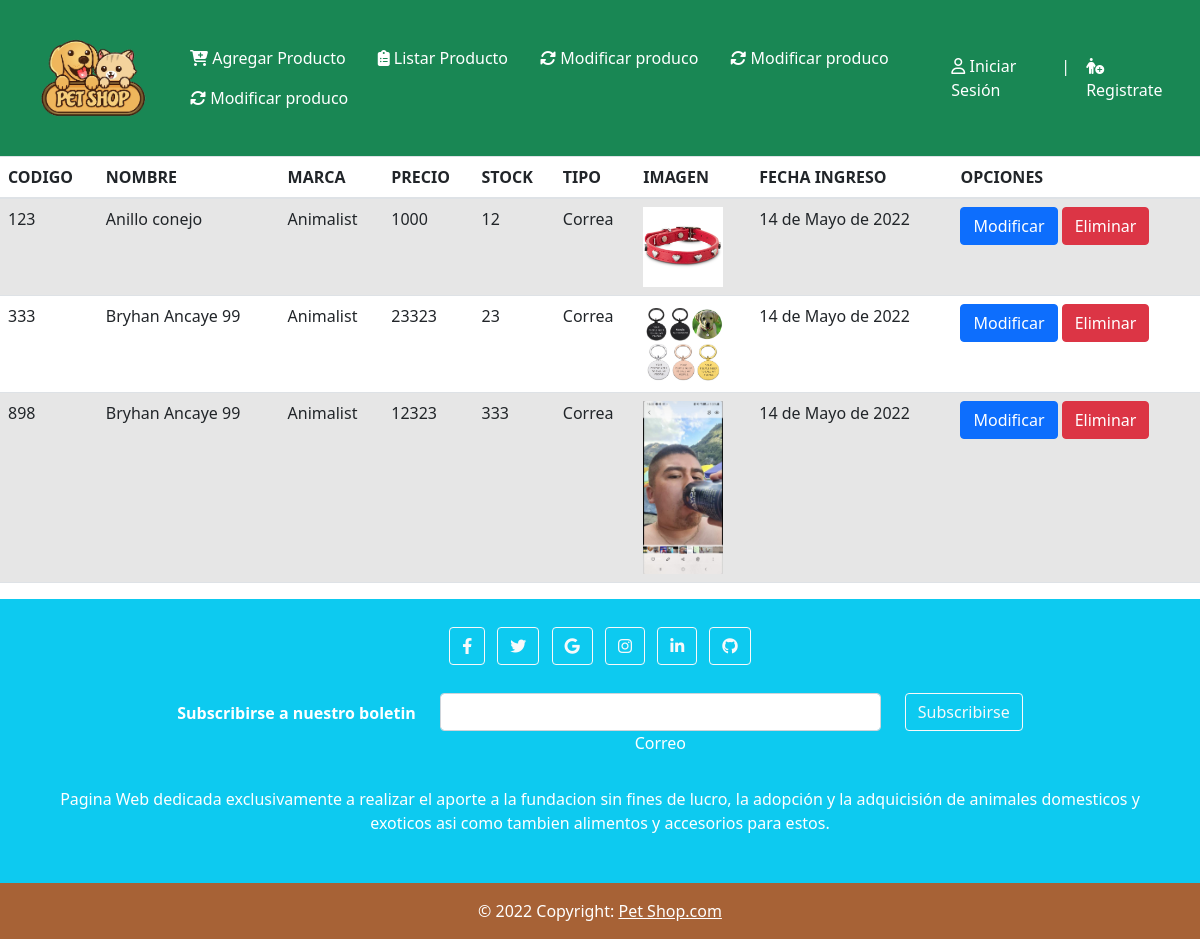
Before: /listar_productos/ with the older database file.
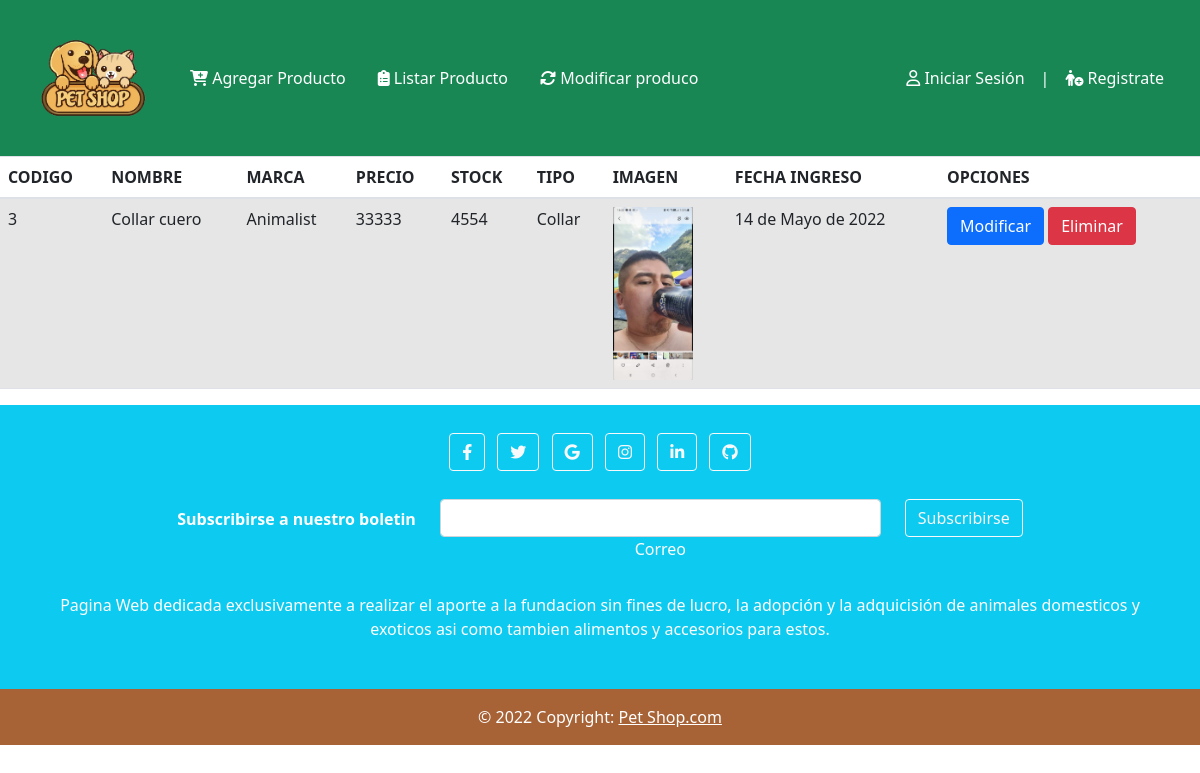
After: the same page with the newer database file.
### app/models.py (models this page shows, shortened)
class Producto(models.Model):
    codigo = models.IntegerField(null=False,primary_key=True)
    nombre = models.CharField(max_length=20)
    marca = models.CharField(max_length=20)
    precio = models.IntegerField()
    stock = models.IntegerField()
    tipo = models.ForeignKey(TipoProducto,on_delete=models.CASCADE)
    imagen = models.ImageField(upload_to="productos", null=True)
    created_at = models.DateField(auto_now_add=True)
    updated_at = models.DateField(auto_now=True)
    class Meta:
        db_table = 'db_producto'

class TipoProducto(models.Model):
    tipo = models.CharField(max_length=20)
    def __str__(self):
        return self.tipo
    class Meta:
        db_table = 'db_tipo_producto'

### app/views.py (the view)
# urls.py: path('listar_productos/', listar_productos ,name="listar_productos"),
def listar_productos(request):
    productosAll = Producto.objects.all()
    datos = {
        'listaProductos': productosAll
    }
    return render(request,'app/productos/listar_productos.html',datos)

### app/templates/app/productos/listar_productos.html
{% extends 'app/modeloproducto.html' %}
{% load static %}
{% block contenido %}
<table class="table table-striped table-condensed">
    <thead>
        <tr>
            <th>CODIGO</th>
            <th>NOMBRE</th>
            <th>MARCA</th>
            <th>PRECIO</th>
            <th>STOCK</th>
            <th>TIPO</th>
            <th>IMAGEN</th>
            <th>FECHA INGRESO</th>
            <th>OPCIONES</th>
        </tr>
    </thead>
        <TBody>
            {% for aux in listaProductos %}
            <tr>
                <td>{{ aux.codigo }}</td>
                <td>{{ aux.nombre }}</td>
                <td>{{ aux.marca }}</td>
                <td>{{ aux.precio }}</td>
                <td>{{ aux.stock }}</td>
                <td>{{ aux.tipo }}</td>
                <td>
                    {% if aux.imagen %}
                    <img src="{{ aux.imagen.url }}" alt="" width="80">
                    {% endif %}
                </td>
                <td>{{ aux.created_at }}</td>
                <td>
                    <a href="{% url 'modificar_producto' aux.codigo%}" class="btn btn-primary">Modificar</a>
                    <a onclick="confirmDelete ({{ aux.codigo }})" class="btn btn-danger">Eliminar</a>
                </td>
            </tr>
            {% endfor %}
        </tbody>
</table>
{% endblock %}

### app/templates/app/modeloproducto.html (shortened to what this page needs)
<!DOCTYPE html>
<html lang="en">
{%load static%}
<head>
    <link rel="stylesheet" href="{%static 'app/css/style.css' %} ">
    <link rel="stylesheet" href="https://cdnjs.cloudflare.com/ajax/libs/font-awesome/6.1.1/css/all.min.css">
    <link rel="stylesheet" href="https://cdn.jsdelivr.net/npm/bootstrap@4.6.1/dist/css/bootstrap.min.css">
    <link href="https://cdn.jsdelivr.net/npm/bootstrap@5.1.3/dist/css/bootstrap.min.css" rel="stylesheet">
    <link rel="stylesheet" href="https://cdnjs.cloudflare.com/ajax/libs/limonte-sweetalert2/11.4.8/sweetalert2.css"
 />
</head>
<body>
    <nav class="navbar navbar-expand-sm bg-success navbar-dark">
        <div class="container-fluid">
            <a class="navbar-brand" href="{% url 'index' %}"><img src="{%static 'app/img/lindo-logo-tienda-mascotas-gato-perro_454510-56.fw.png' %}"
                    width="130" alt=""></a>
            <ul class="nav">
                <li class="nav-item">
                    <a class="nav-link text-white" href="{% url 'agregar_producto' %}"><i class="fa-solid fa-cart-plus"></i> Agregar Producto</a>
                </li>
                <li class="nav-item">
                    <a class="nav-link text-white" href="{% url 'listar_productos' %}"><i class="fa-solid fa-clipboard-list"></i> Listar Producto</a>
                </li>
                {% for aux in listaProductos %}
                <li class="nav-item">
                    <a class="nav-link text-white" href="{% url 'modificar_producto' aux.codigo %}"><i class="fa-solid fa-rotate"></i> Modificar produco</a>
                </li>
                {% endfor %}
            </ul>
            <div class="collapse navbar-collapse justify-content-end" id="collapsibleNavbar">
                <ul class="navbar-nav">
                    <li class="nav-item">
                        <a class="nav-link text-white" data-toggle="modal" data-target="#modalLogin2" href="#"><i
                                class="fa-regular fa-user"></i> Iniciar Sesión</a>
                    </li>
                    <li class="nav-item">
                        <a class="nav-link text-white" href="#">|</a>
                    </li>
                    <li class="nav-item">
                        <a class="nav-link text-white " data-toggle="modal" data-target="#modalLogin" href="#"><i
                                class="fa-solid fa-person-circle-plus"></i> Registrate</a>
                    </li>
                </ul>
            </div>
        </div>
    </nav>
    {% block contenido %}{% endblock %}
    <footer class="bg-info text-center text-white">
        <div class="container p-4">
            <section class="mb-4">
                <a class="btn btn-outline-light btn-floating m-1" href="https://www.facebook.com/petshop.cl"
                    role="button"><i class="fab fa-facebook-f"></i></a>
                <a class="btn btn-outline-light btn-floating m-1" href="#!" role="button"><i
                        class="fab fa-twitter"></i></a>
                <a class="btn btn-outline-light btn-floating m-1" href="#!" role="button"><i
                        class="fab fa-google"></i></a>
                <a class="btn btn-outline-light btn-floating m-1"
                    href="https://www.instagram.com/fundacionanimalia/?hl=es" role="button"><i
                        class="fab fa-instagram"></i></a>
                <a class="btn btn-outline-light btn-floating m-1"
                    href="https://www.linkedin.com/in/jose-agurto-8165aa223/" role="button"><i
                        class="fab fa-linkedin-in"></i></a>
                <a class="btn btn-outline-light btn-floating m-1"
                    href="https://github.com/Bryan747474/Caso/settings/access?guidance_task=" role="button"><i
                        class="fab fa-github"></i></a>
            </section>
            <section class="">
                <form action="">
                    <div class="row d-flex justify-content-center">
                        <div class="col-auto">
                            <p class="pt-2">
                                <strong>Subscribirse a nuestro boletin</strong>
                            </p>
                        </div>
                        <div class="col-md-5 col-12">
                            <div class="form-outline form-white mb-4">
                                <input type="email" id="form5Example21" class="form-control" />
                                <label class="form-label" for="form5Example21">Correo</label>
                            </div>
                        </div>
                        <div class="col-auto">
                            <button type="submit" class="btn btn-outline-light mb-4">
                                Subscribirse
                            </button>
                        </div>
                    </div>
                </form>
            </section>
            <section class="mb-4">
                <p>
                    Pagina Web dedicada exclusivamente a realizar el aporte a la fundacion sin fines de lucro, la adopción y la adquicisión de animales domesticos y exoticos
                    asi como tambien alimentos y accesorios para estos.
                </p>
            </section>
        </div>
        <div class="text-center p-3" style="background-color: rgb(167, 98, 54);">
            © 2022 Copyright:
            <a class="text-white" href="https://mdbootstrap.com/">Pet Shop.com</a>
        </div>
    </footer>
</body>
</html>

### app/static/app/css/style.css (style rules this page uses)
body { background-color: #eee }

Changed rows visible on the page:
removed Producto: codigo "123", nombre "Anillo conejo", marca "Animalist", precio "1000", stock "12", tipo "Correa", imagen (picture), created_at "14 de Mayo de 2022"
removed Producto: codigo "333", nombre "Bryhan Ancaye 99", marca "Animalist", precio "23323", stock "23", tipo "Correa", imagen (picture), created_at "14 de Mayo de 2022"
removed Producto: codigo "898", nombre "Bryhan Ancaye 99", marca "Animalist", precio "12323", stock "333", tipo "Correa", imagen (picture), created_at "14 de Mayo de 2022"
added Producto: codigo "3", nombre "Collar cuero", marca "Animalist", precio "33333", stock "4554", tipo "Collar", imagen (picture), created_at "14 de Mayo de 2022"
